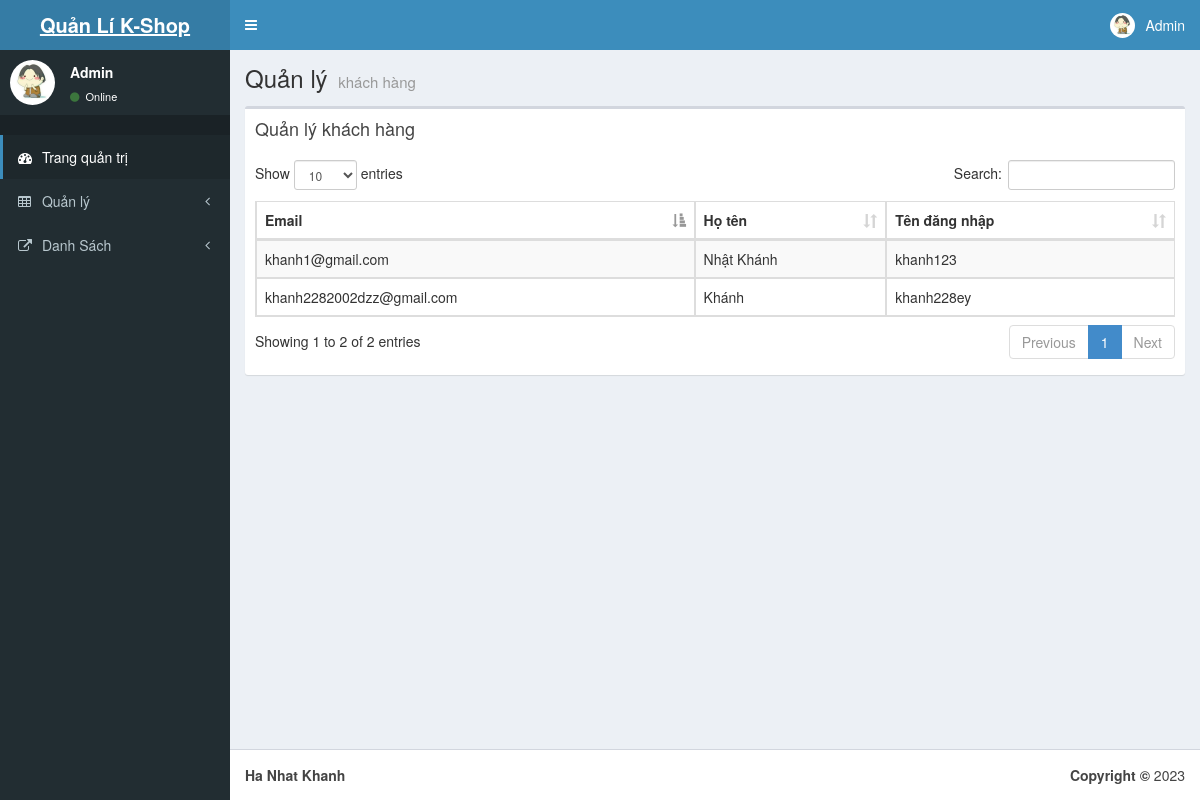
Screenshot of /Admin/dsuser.php with the database file from the repository.
### tables this page shows
CREATE TABLE IF NOT EXISTS `user` (
  `tendangnhap` varchar(255) NOT NULL,
  `hotenuser` varchar(255) NOT NULL,
  `email` varchar(255) NOT NULL,
  `matkhau` varchar(255) NOT NULL,
  PRIMARY KEY (`tendangnhap`)
);

### Admin/dsuser.php (the view, shortened to what this page needs)
<?php
include "head.php";
include "header.php";
include "menu.php";
require "../connect/config.php";
?>
<body class="hold-transition skin-blue sidebar-mini">
    <div class="wrapper">
        <div class="content-wrapper">
            <section class="content-header">
                <h1>
                    Quản lý
                    <small>khách hàng</small>
                </h1>
            </section>
            <section class="content">
                <div class="row">
                    <div class="col-xs-12">
                        <div class="box">
                            <div class="box-header">
                                <h3 class="box-title">Quản lý khách hàng</h3>
                            </div>
                            <div class="box-body">
                                <table id="example1" class="table table-bordered table-striped">
                                    <thead>
                                        <tr>
                                            <th>Email</th>
                                            <th>Họ tên</th>
                                            <th>Tên đăng nhập</th>
                                        </tr>
                                    </thead>
                                    <tbody>
                                        <?php
                                        $sql = "SELECT * from user    ";
                                        $result = $conn->query($sql);
                                        if ($result->num_rows > 0) {
                                            while ($row = $result->fetch_assoc()) {
                                        ?>
                                                <tr>
                                                    <td><?php echo $row["email"] ?></td>
                                                    <td><?php echo $row["hotenuser"] ?></td>
                                                    <td><?php echo $row["tendangnhap"] ?></td>
                                                </tr>
                                        <?php
                                            }
                                        }
                                        ?>
                                    </tbody>
                                </table>
                            </div>
                        </div>
                    </div>
                </div>
            </section>
        </div>
        <?php
        include "footer.php";
        ?>
    </div>
</body>
</html>

### rows the page displays
user: email "khanh1@gmail.com", hotenuser "Nhật Khánh", tendangnhap "khanh123"
user: email "khanh2282002dzz@gmail.com", hotenuser "Khánh", tendangnhap "khanh228ey"
